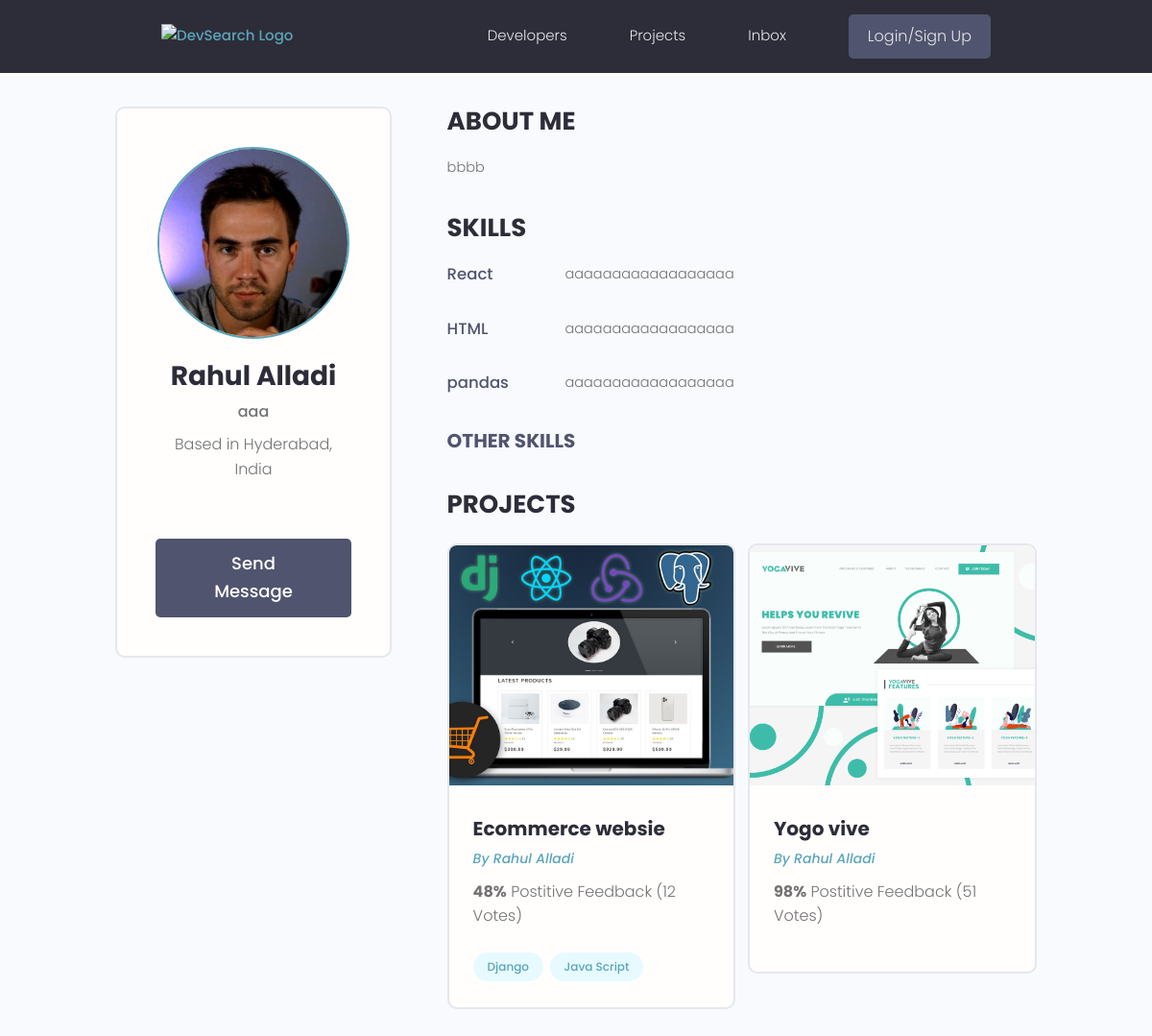
Page /profile/c1c3cce2-508e-4528-8196-827451215909 on the earlier database version.
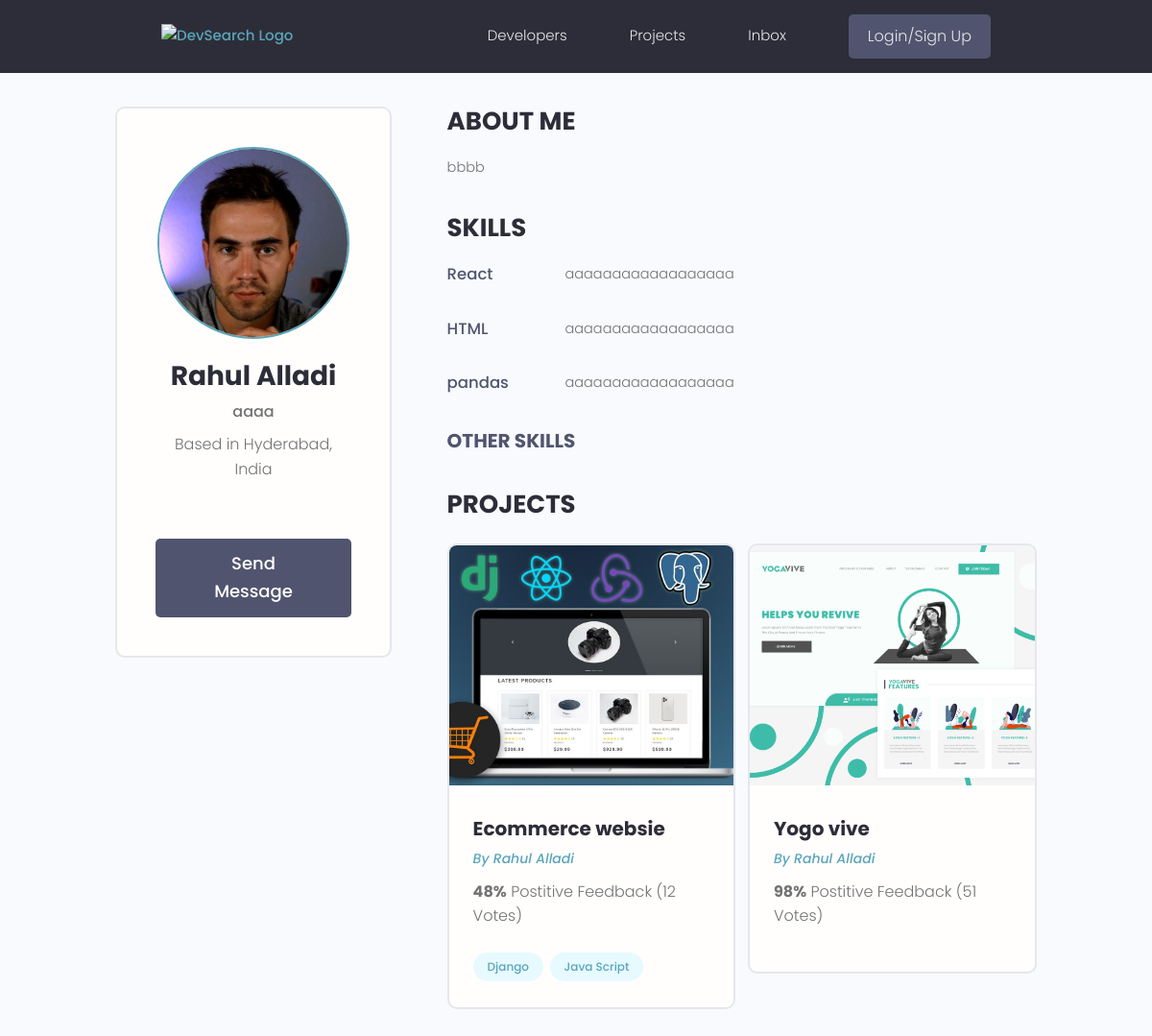
Same page on the later database version.
### users/models.py (models this page shows, shortened)
class Profile(models.Model):
    user = models.OneToOneField(User, on_delete=models.CASCADE, null=True,blank=True)
    name = models.CharField(max_length=200, null=True, blank=True)
    email = models.EmailField(max_length=500, null=True, blank=True)
    username = models.CharField(max_length=200, null=True, blank=True)
    location = models.CharField(max_length=200, null=True, blank=True)
    short_intro = models.CharField(max_length=200, null=True, blank=True)
    bio = models.TextField(null=True, blank=True)
    profile_image = models.ImageField(null=True, blank=True,upload_to='profiles/',default ='profiles/user-default.png')
    social_github = models.CharField(max_length=200, null=True, blank=True)
    social_twitter = models.CharField(max_length=200, null=True, blank=True)
    social_linkedin = models.CharField(max_length=200, null=True, blank=True)
    social_youtube = models.CharField(max_length=200, null=True, blank=True)
    social_website = models.CharField(max_length=200, null=True, blank=True)
    created = models.DateTimeField(auto_now_add=True)
    id = models.UUIDField(default=uuid.uuid4,unique=True,primary_key=True,editable=False)

### users/views.py (the view)
# urls.py: path('profile/<str:pk>',views.userProfile,name='user-profile'),
def userProfile(request,pk):
    profile = Profile.objects.get(id=pk)
    topSkills = profile.skill_set.exclude(description__exact="")
    otherSkills = profile.skill_set.filter(description="")
    context = {'profile':profile,'topSkills':topSkills,'otherSkills':otherSkills}
    return render(request, 'users/user-profile.html',context)

### projects/models.py (called while the page is built)
    def __str__(self):
        return self.name

### users/templates/users/user-profile.html (shortened to what this page needs)
{% extends 'main.html' %}
{% block content %}
<main class="profile my-md">
    <div class="container">
      <div class="layout">
        <div class="column column--1of3">
          <div class="card text-center">
            <div class="card__body dev">
              <img class="avatar avatar--xl" src="{{ profile.profile_image.url }}" />
              <h2 class="dev__name">{{profile.name}}</h2>
              <p class="dev__title">{{profile.short_intro}}</p>
              <p class="dev__location">Based in {{profile.location}}</p>
              <a href="#" class="btn btn--sub btn--lg">Send Message </a>
            </div>
          </div>
        </div>
        <div class="column column--2of3">
          <div class="devInfo">
            <h3 class="devInfo__title">About Me</h3>
            <p class="devInfo__about">{{profile.bio}}</p>
          </div>
          <div class="devInfo">
            <h3 class="devInfo__title">Skills</h3>
            <div class="devInfo__skills">
               {% for skill in topSkills %}
              <div class="devSkill">
                <h4 class="devSkill__title">{{skill.name}}</h4>
                <p class="devSkill__info">{{skill.description}}</p>
              </div>
              {% endfor %}
              <h3 class="devInfo__subtitle">Other Skills</h3>
            </div>
          </div>
          <div class="devInfo">
            <h3 class="devInfo__title">Projects</h3>
            <div class="grid grid--two">
                {% for project in profile.project_set.all %}
              <div class="column">
                <div class="card project">
                  <a href="{% url 'project' project.id %}" class="project">
                    <img class="project__thumbnail" src="{{project.featured_image.url}}" alt="project thumbnail" />
                    <div class="card__body">
                      <h3 class="project__title">{{project.title}}</h3>
                      <p><a class="project__author" href="{% url 'user-profile' project.owner.id %}">By {{project.owner.name}}</a></p>
                      <p class="project--rating">
                        <span style="font-weight: bold;">{{project.vote_ratio}}%</span> Postitive
                        Feedback ({{project.vote_total}} Vote{{project.vote_total|pluralize:"s"}})
                      </p>
                      <div class="project__tags">
                        {% for tag in project.tags.all %}
                        <span class="tag tag--pill tag--main">
                          <small>{{tag}}</small>
                        </span>
                        {% endfor %}
                      </div>
                    </div>
                  </a>
                </div>
              </div>
              {% endfor %}
            </div>
          </div>
        </div>
      </div>
    </div>
  </main>
{% endblock content %}

Differences in the rows shown:
changed Profile "Rahul Alladi": short_intro "aaa" → "aaaa"
